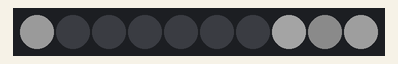
A sketch run on a simulated Arduino Uno, built with avr-gcc and run on an emulated ATmega328P. On the bench: 10 RGB LEDs in strip order, left to right. Dim RGB values are drawn brighter than linear; random numbers use the default seed unless the sketch sets one.

Above: at 0.07 s.
At 1.13 s:
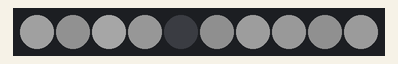
At 39.89 s:
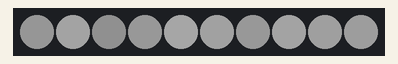

The sketch:

randomPixelSprinkle_V2.ino
```cpp
//simple sketch that uses random() to choose, draw and blackout groups of pixels
//white color at random brightness
//Written for Circuit Playground by David Crittenden 2/21

#include <Adafruit_NeoPixel.h>
#define LED_PIN 17 //onboard NeoPixels are on pin 17
#define LED_COUNT 10 //10 onboard NeoPixels

Adafruit_NeoPixel strip(LED_COUNT, LED_PIN, NEO_GRB + NEO_KHZ800);

//change the values of these variables for different effects
int howManyBright = 4;//how many pixels to light up at one time
int howManyDark = 0;//how many pixels to turn dark at one time

int wait = 150;// how long to wait between cycles

uint8_t lowerLevel = 50;//lowest possible value for color
uint8_t higherLevel = 255;//highest possible value for color

void setup()
{
  strip.begin();
  strip.setBrightness(50);
  strip.show();
  randomSeed(analogRead(0));//initalize the randomizer with the input from an unconnected analog pin (pin 0)
}

void loop()
{
  for (int i = 0; i < howManyBright; i++)
  {
    uint8_t colorChosen = random(lowerLevel, higherLevel);
    //chooses a random pixel and sets it a random color within the limits defined in the header
    strip.setPixelColor(random(strip.numPixels()),colorChosen, colorChosen, colorChosen);
  }
  for (int i = 0; i < howManyDark; i++)
  {
    //chooses a random pixel and sets it to the dark color defined in the header
    strip.setPixelColor(random(strip.numPixels()), 0, 0, 0);
  }
  strip.show();
  delay(wait);
}
```
